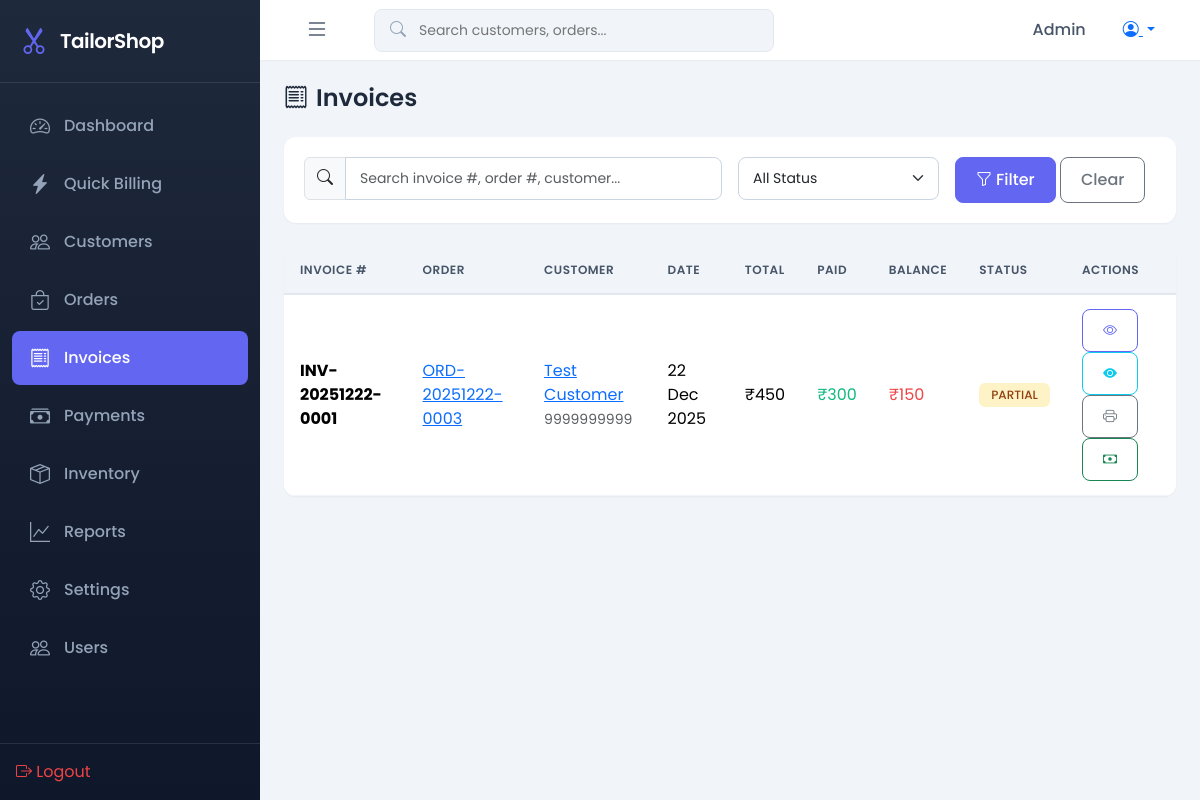
The page /invoices/ (signed in) on the database as committed earlier.
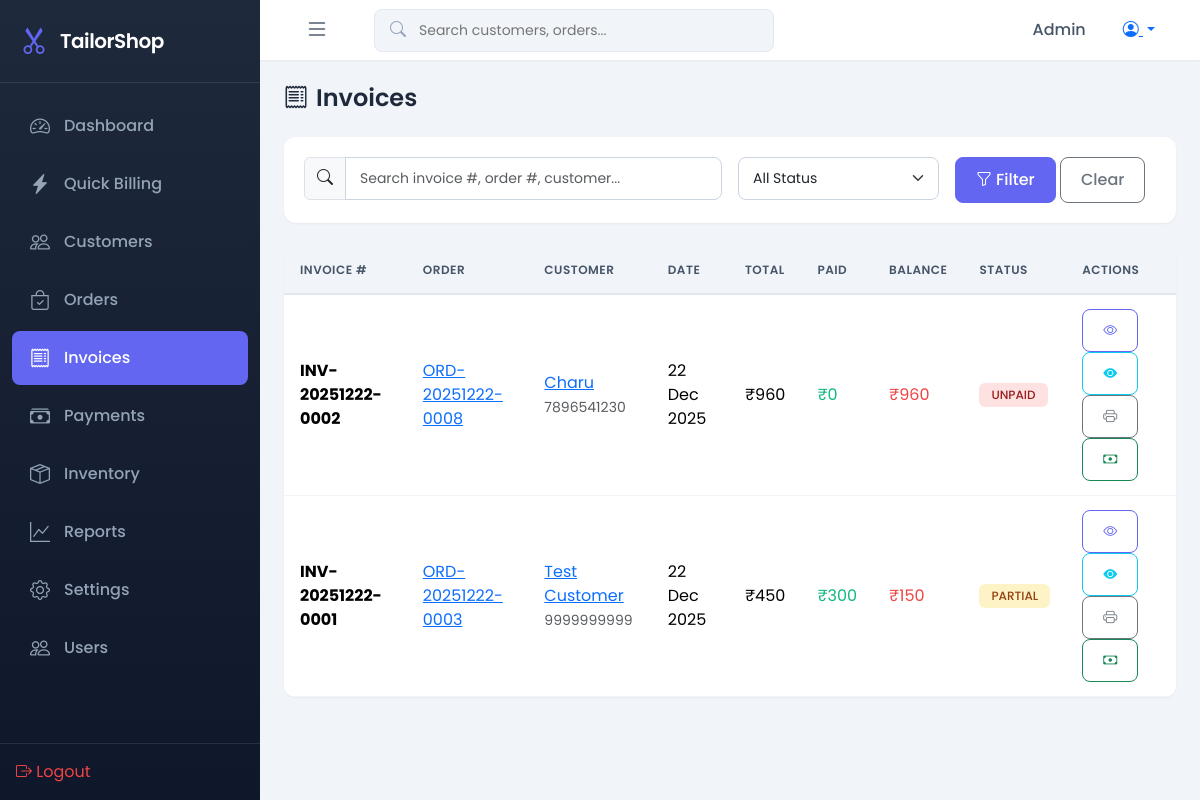
The same page on the database as committed later.
### shop/models.py (models this page shows, shortened)
class Invoice(models.Model):
    order = models.OneToOneField(Order, on_delete=models.CASCADE, related_name='invoice')
    invoice_number = models.CharField(max_length=30, unique=True, editable=False)
    subtotal = models.DecimalField(max_digits=10, decimal_places=2)
    discount = models.DecimalField(max_digits=10, decimal_places=2, default=0)
    discount_type = models.CharField(max_length=10, choices=[('FLAT', 'Flat'), ('PERCENT', 'Percentage')], default='FLAT')
    tax_rate = models.DecimalField(max_digits=5, decimal_places=2, default=0)
    tax = models.DecimalField(max_digits=10, decimal_places=2, default=0)
    total = models.DecimalField(max_digits=10, decimal_places=2)
    notes = models.TextField(blank=True, null=True)
    created_at = models.DateTimeField(auto_now_add=True)
    updated_at = models.DateTimeField(auto_now=True)
    @property
    def paid_amount(self):
        return self.payments.aggregate(total=models.Sum('amount'))['total'] or Decimal('0.00')
    @property
    def balance_amount(self):
        return self.total - self.paid_amount
    @property
    def is_fully_paid(self):
        return self.balance_amount <= 0
    @property
    def payment_status(self):
        if self.is_fully_paid:
            return 'PAID'
        elif self.paid_amount > 0:
            return 'PARTIAL'
        return 'UNPAID'
    class Meta:
        ordering = ['-created_at']

class Order(models.Model):
    STATUS_CHOICES = [
        ('PENDING', 'Pending'),
        ('IN_PROGRESS', 'In Progress'),
        ('READY', 'Ready for Delivery'),
        ('DELIVERED', 'Delivered'),
        ('CANCELLED', 'Cancelled'),
    ]
    PRIORITY_CHOICES = [
        ('NORMAL', 'Normal'),
        ('URGENT', 'Urgent'),
        ('EXPRESS', 'Express'),
    ]
    order_number = models.CharField(max_length=20, unique=True, editable=False)
    customer = models.ForeignKey(Customer, on_delete=models.PROTECT, related_name='orders')
    profile = models.ForeignKey(MeasurementProfile, on_delete=models.SET_NULL, null=True, blank=True)
    order_date = models.DateField(default=date.today)
    delivery_date = models.DateField(null=True, blank=True)
    status = models.CharField(max_length=20, choices=STATUS_CHOICES, default='PENDING')
    priority = models.CharField(max_length=20, choices=PRIORITY_CHOICES, default='NORMAL')
    notes = models.TextField(blank=True, null=True)
    created_by = models.ForeignKey(User, on_delete=models.SET_NULL, null=True, related_name='created_orders')
    created_at = models.DateTimeField(auto_now_add=True)
    updated_at = models.DateTimeField(auto_now=True)
    class Meta:
        ordering = ['-created_at']

class Customer(models.Model):
    name = models.CharField(max_length=100)
    phone = models.CharField(max_length=15, unique=True)
    email = models.EmailField(blank=True, null=True)
    address = models.TextField(blank=True, null=True)
    notes = models.TextField(blank=True, null=True)
    created_at = models.DateTimeField(auto_now_add=True)
    updated_at = models.DateTimeField(auto_now=True)
    class Meta:
        ordering = ['-created_at']

### shop/views.py (the view)
# urls.py: path('invoices/', views.invoice_list, name='invoice_list'),
@login_required
def invoice_list(request):
    status = request.GET.get('status', '')
    query = request.GET.get('q', '')
    invoices = Invoice.objects.select_related('order', 'order__customer').prefetch_related('payments')
    if query:
        invoices = invoices.filter(
            Q(invoice_number__icontains=query) |
            Q(order__order_number__icontains=query) |
            Q(order__customer__name__icontains=query)
        )
    if status == 'paid':
        invoices = [i for i in invoices if i.is_fully_paid]
    elif status == 'partial':
        invoices = [i for i in invoices if i.paid_amount > 0 and not i.is_fully_paid]
    elif status == 'unpaid':
        invoices = [i for i in invoices if i.paid_amount == 0]
    return render(request, 'shop/invoice_list.html', {
        'invoices': invoices,
        'status': status,
        'query': query
    })

### templates/shop/invoice_list.html (shortened to what this page needs)
{% extends 'base.html' %}
{% load humanize %}
{% block content %}
<div class="page-header">
    <h1><i class="bi bi-receipt me-2"></i>Invoices</h1>
</div>
<div class="card mb-4">
    <div class="card-body">
        <form method="get" class="row g-3">
            <div class="col-md-6">
                <div class="input-group">
                    <span class="input-group-text"><i class="bi bi-search"></i></span>
                    <input type="text" name="q" class="form-control" placeholder="Search invoice #, order #, customer..." value="{{ query }}">
                </div>
            </div>
            <div class="col-md-3">
                <select name="status" class="form-select">
                    <option value="">All Status</option>
                </select>
            </div>
            <div class="col-md-3">
                <button type="submit" class="btn btn-primary">
                    <i class="bi bi-funnel me-1"></i>Filter
                </button>
                <a href="{% url 'invoice_list' %}" class="btn btn-outline-secondary">Clear</a>
            </div>
        </form>
    </div>
</div>
<div class="table-container">
    <table class="table">
        <thead>
            <tr>
                <th>Invoice #</th>
                <th>Order</th>
                <th>Customer</th>
                <th>Date</th>
                <th>Total</th>
                <th>Paid</th>
                <th>Balance</th>
                <th>Status</th>
                <th>Actions</th>
            </tr>
        </thead>
        <tbody>
            {% for invoice in invoices %}
            <tr>
                <td><strong>{{ invoice.invoice_number }}</strong></td>
                <td>
                    <a href="{% url 'order_detail' invoice.order.pk %}">{{ invoice.order.order_number }}</a>
                </td>
                <td>
                    <a href="{% url 'customer_detail' invoice.order.customer.pk %}">{{ invoice.order.customer.name }}</a>
                    <br><small class="text-muted">{{ invoice.order.customer.phone }}</small>
                </td>
                <td>{{ invoice.created_at|date:"d M Y" }}</td>
                <td>₹{{ invoice.total|floatformat:0|intcomma }}</td>
                <td class="text-success">₹{{ invoice.paid_amount|floatformat:0|intcomma }}</td>
                <td class="{% if invoice.balance_amount > 0 %}text-danger{% endif %}">
                    ₹{{ invoice.balance_amount|floatformat:0|intcomma }}
                </td>
                <td>
                    <span class="badge badge-{{ invoice.payment_status|lower }}">{{ invoice.payment_status }}</span>
                </td>
                <td>
                    <a href="{% url 'invoice_detail' invoice.pk %}" class="btn btn-sm btn-outline-primary" title="View">
                        <i class="bi bi-eye"></i>
                    </a>
                    <a href="{% url 'invoice_preview' invoice.pk %}" class="btn btn-sm btn-outline-info" title="Preview" target="_blank">
                        <i class="bi bi-eye-fill"></i>
                    </a>
                    <a href="{% url 'print_invoice' invoice.pk %}" class="btn btn-sm btn-outline-secondary" title="Download PDF" target="_blank">
                        <i class="bi bi-printer"></i>
                    </a>
                    {% if invoice.balance_amount > 0 %}
                    <a href="{% url 'payment_add' invoice.pk %}" class="btn btn-sm btn-outline-success" title="Add Payment">
                        <i class="bi bi-cash"></i>
                    </a>
                    {% endif %}
                </td>
            </tr>
            {% endfor %}
        </tbody>
    </table>
</div>
{% endblock %}

Rows that differ between the two databases and show on the page:
added Invoice: invoice_number "INV-20251222-0002", order.order_number "ORD-20251222-0008", order.customer.name "Charu", order.customer.phone "7896541230", created_at "22 Dec 2025", total "960", paid_amount "0", balance_amount "960", payment_status "UNPAID"
